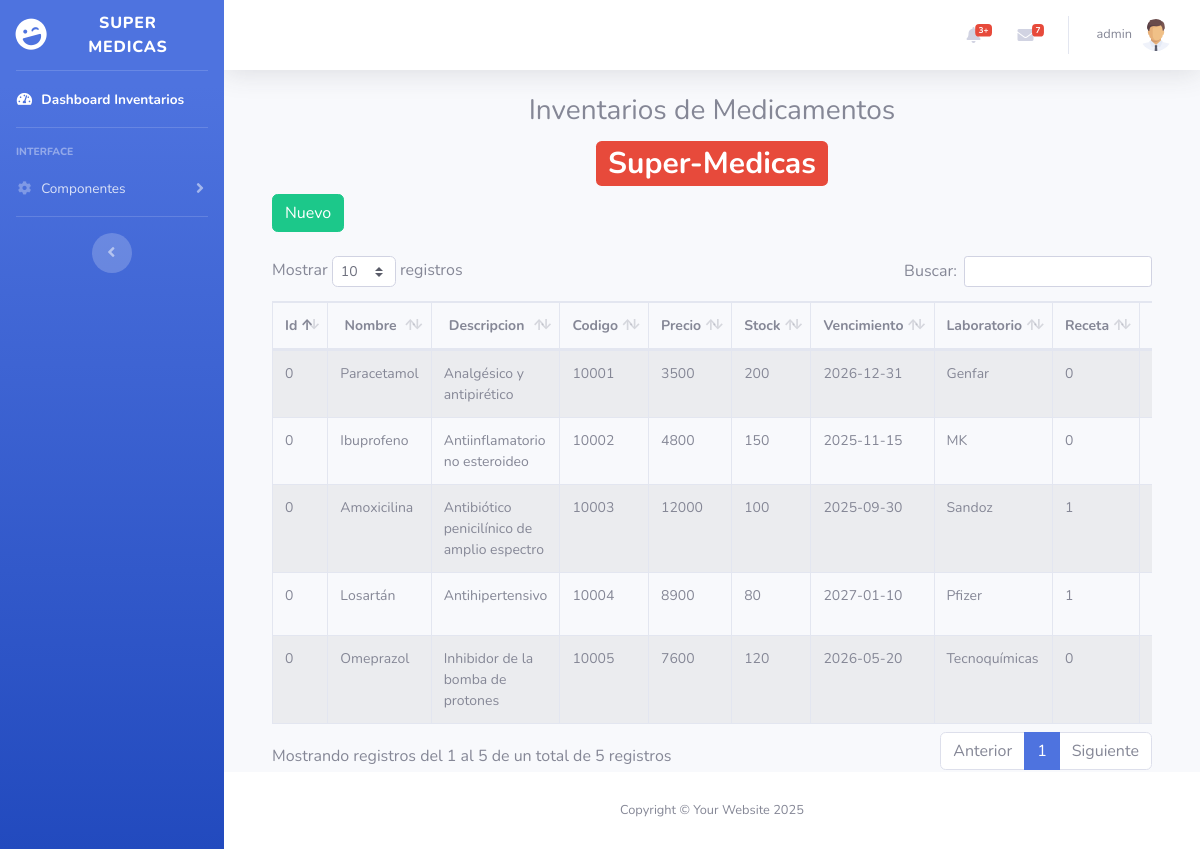
The page /dashboard/index.php (signed in) on the database its author committed.
### tables this page shows
CREATE TABLE `medicamentos` (
  `id` INT NOT NULL,
  `nombre` VARCHAR(30) NOT NULL,
  `descripcion` VARCHAR(100) NOT NULL,
  `codigo` INT NOT NULL,
  `precio` DOUBLE NOT NULL,
  `stock` INT NOT NULL,
  `vencimiento` DATE NOT NULL,
  `laboratorio` VARCHAR(30) NOT NULL,
  `receta` TINYINT(1) NOT NULL
);

### dashboard/index.php (the view, shortened to what this page needs)
<?php require_once "vistas/parte_superior.php"?>
<div class="container">
    <div class="text-center">
        <h3>Inventarios de Medicamentos</h3>
        <h1><span class="badge badge-danger">Super-Medicas</span></h1>
    </div>
<?php
$objeto = new Conexion();
$conexion = $objeto->Conectar();
$consulta = "SELECT id, nombre, descripcion, codigo, precio, stock, vencimiento, laboratorio, receta FROM medicamentos ORDER BY id DESC";
$resultado = $conexion->prepare($consulta);
$resultado->execute();
$data=$resultado->fetchAll(PDO::FETCH_ASSOC);
?>
<div class="container">
        <div class="row">
            <div class="col-lg-12">
            <button id="btnNuevo" type="button" class="btn btn-success" data-toggle="modal">Nuevo</button>
            </div>
        </div>
    </div>
    <br>
<div class="container">
        <div class="row">
                <div class="col-lg-12">
                    <div class="table-responsive">
                        <table id="tablaInventarios" class="table table-striped table-bordered table-condensed" style="width:100%; font-size: 14px;">
                        <thead class="text-center">
                            <tr>
                            <th>Id</th>
                            <th>Nombre</th>
                            <th>Descripcion</th>
                            <th>Codigo</th>
                            <th>Precio</th>
                            <th>Stock</th>
                            <th>Vencimiento</th>
                            <th>Laboratorio</th>
                            <th>Receta</th>
                            <th>Acciones</th>
                            </tr>
                        </thead>
                        <tbody>
                            <?php
                            foreach($data as $dat) {
                            ?>
                            <tr>
                                <td><?php echo $dat['id'] ?></td>
                                <td><?php echo $dat['nombre'] ?></td>
                                <td><?php echo $dat['descripcion'] ?></td>
                                <td><?php echo $dat['codigo'] ?></td>
                                <td><?php echo $dat['precio'] ?></td>
                                <td><?php echo $dat['stock'] ?></td>
                                <td><?php echo $dat['vencimiento'] ?></td>
                                <td><?php echo $dat['laboratorio'] ?></td>
                                <td><?php echo $dat['receta'] ?></td>
                                <td></td>
                            </tr>
                            <?php
                                }
                            ?>
                        </tbody>
                       </table>
                    </div>
                </div>
        </div>
    </div>
</div>
<?php require_once "vistas/parte_inferior.php"?>

### dashboard/vistas/parte_superior.php (shortened to what this page needs)
<!DOCTYPE html>
<html lang="en">
<head>
  <link href="vendor/fontawesome-free/css/all.min.css" rel="stylesheet" type="text/css">
  <link href="css/sb-admin-2.min.css" rel="stylesheet">
    <link rel="stylesheet" type="text/css" href="vendor/datatables/datatables.min.css"/>
    <link rel="stylesheet"  type="text/css" href="vendor/datatables/DataTables-1.10.18/css/dataTables.bootstrap4.min.css">
</head>
<body id="page-top">
  <div id="wrapper">
    <ul class="navbar-nav bg-gradient-primary sidebar sidebar-dark accordion" id="accordionSidebar">
      <a class="sidebar-brand d-flex align-items-center justify-content-center" href="index.php">
        <div class="sidebar-brand-icon rotate-n-15">
          <i class="fas fa-laugh-wink"></i>
        </div>
        <div class="sidebar-brand-text mx-3">Super Medicas</div>
      </a>
      <hr class="sidebar-divider my-0">
      <li class="nav-item active">
        <a class="nav-link" href="index.php">
          <i class="fas fa-fw fa-tachometer-alt"></i>
          <span>Dashboard Inventarios</span></a>
      </li>
      <hr class="sidebar-divider">
      <div class="sidebar-heading">
        Interface
      </div>
      <li class="nav-item">
        <a class="nav-link collapsed" href="#" data-toggle="collapse" data-target="#collapseTwo" aria-expanded="true" aria-controls="collapseTwo">
          <i class="fas fa-fw fa-cog"></i>
          <span>Componentes</span>
        </a>
      </li>
      <hr class="sidebar-divider d-none d-md-block">
      <div class="text-center d-none d-md-inline">
        <button class="rounded-circle border-0" id="sidebarToggle"></button>
      </div>
    </ul>
    <div id="content-wrapper" class="d-flex flex-column">
      <div id="content">
        <nav class="navbar navbar-expand navbar-light bg-white topbar mb-4 static-top shadow">
          <ul class="navbar-nav ml-auto">
            <li class="nav-item dropdown no-arrow mx-1">
              <a class="nav-link dropdown-toggle" href="#" id="alertsDropdown" role="button" data-toggle="dropdown" aria-haspopup="true" aria-expanded="false">
                <i class="fas fa-bell fa-fw"></i>
                <span class="badge badge-danger badge-counter">3+</span>
              </a>
            </li>
            <li class="nav-item dropdown no-arrow mx-1">
              <a class="nav-link dropdown-toggle" href="#" id="messagesDropdown" role="button" data-toggle="dropdown" aria-haspopup="true" aria-expanded="false">
                <i class="fas fa-envelope fa-fw"></i>
                <span class="badge badge-danger badge-counter">7</span>
              </a>
            </li>
            <li class="nav-item dropdown no-arrow">
              <a class="nav-link dropdown-toggle" href="#" id="userDropdown" role="button" data-toggle="dropdown" aria-haspopup="true" aria-expanded="false">
                <span class="mr-2 d-none d-lg-inline text-gray-600 small"><?php echo $_SESSION["s_usuario"];?></span>
                <img class="img-profile rounded-circle" src="img/user.png">
              </a>
            </li>
          </ul>
        </nav>

### dashboard/vistas/parte_inferior.php (shortened to what this page needs)
      </div>
      <footer class="sticky-footer bg-white">
        <div class="container my-auto">
          <div class="copyright text-center my-auto">
            <span>Copyright &copy; Your Website 2025</span>
          </div>
        </div>
      </footer>
    </div>
  </div>
</body>
</html>

### rows shown on the page
medicamentos: id "0", nombre "Paracetamol", descripcion "Analgésico y antipirético", codigo "10001", precio "3500", stock "200", vencimiento "2026-12-31", laboratorio "Genfar", receta "0"
medicamentos: id "0", nombre "Ibuprofeno", descripcion "Antiinflamatorio no esteroideo", codigo "10002", precio "4800", stock "150", vencimiento "2025-11-15", laboratorio "MK", receta "0"
medicamentos: id "0", nombre "Amoxicilina", descripcion "Antibiótico penicilínico de amplio espectro", codigo "10003", precio "12000", stock "100", vencimiento "2025-09-30", laboratorio "Sandoz", receta "1"
medicamentos: id "0", nombre "Losartán", descripcion "Antihipertensivo", codigo "10004", precio "8900", stock "80", vencimiento "2027-01-10", laboratorio "Pfizer", receta "1"
medicamentos: id "0", nombre "Omeprazol", descripcion "Inhibidor de la bomba de protones", codigo "10005", precio "7600", stock "120", vencimiento "2026-05-20", laboratorio "Tecnoquímicas", receta "0"

### other values the page prints
$_SESSION["s_usuario"] "admin"
